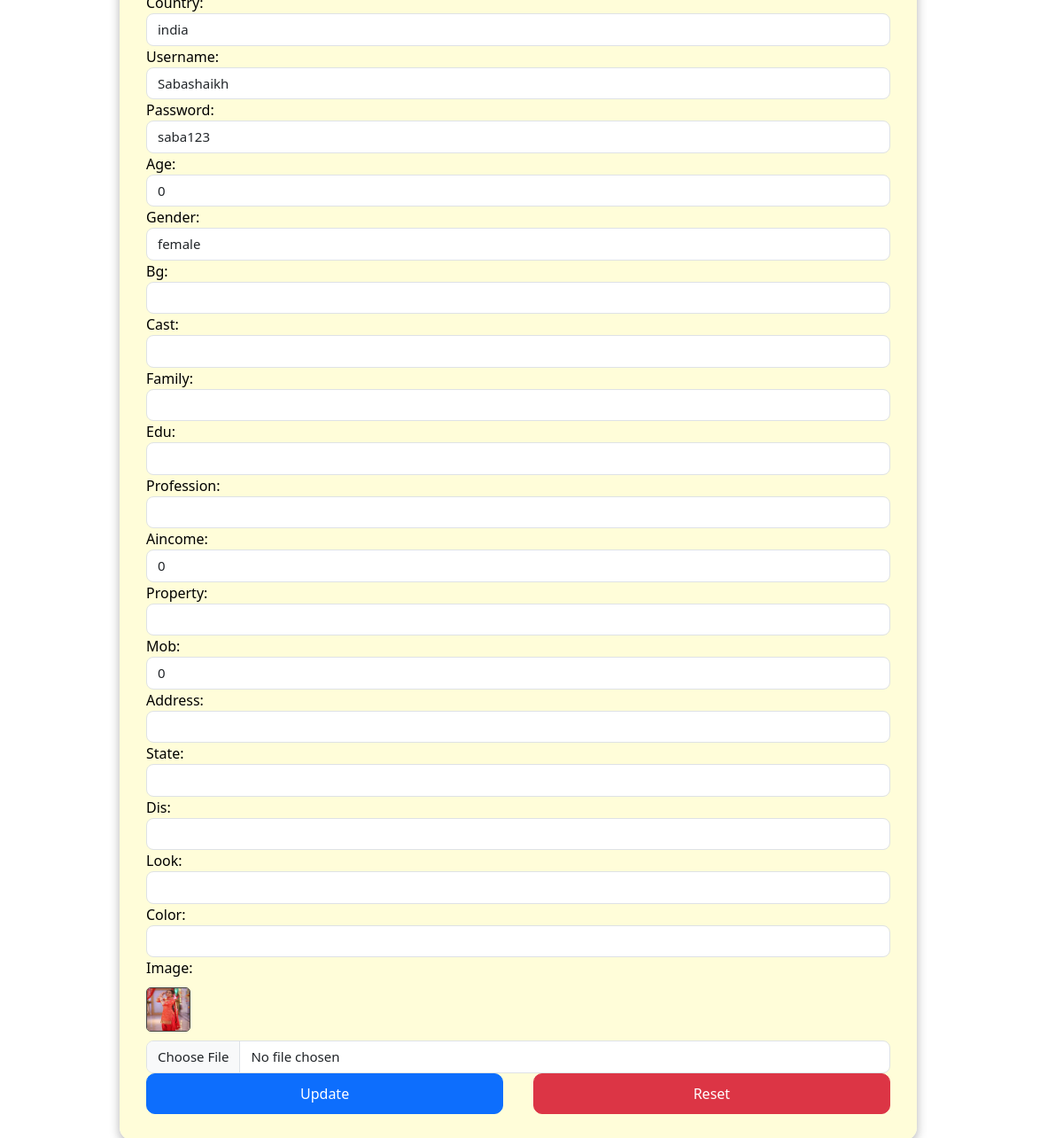
/editn.php (signed in), run on the app's committed database.
### tables this page shows
CREATE TABLE `regi` (
  `cid` int(5) NOT NULL,
  `profile` varchar(20) NOT NULL,
  `fname` varchar(20) NOT NULL,
  `mname` varchar(20) NOT NULL,
  `lname` varchar(20) NOT NULL,
  `dob` varchar(20) NOT NULL,
  `religion` varchar(20) NOT NULL,
  `country` varchar(20) NOT NULL,
  `username` varchar(30) NOT NULL,
  `password` varchar(30) NOT NULL,
  `age` int(5) NOT NULL,
  `gender` varchar(20) NOT NULL,
  `bg` varchar(5) NOT NULL,
  `cast` varchar(20) NOT NULL,
  `family` varchar(20) NOT NULL,
  `edu` varchar(30) NOT NULL,
  `profession` varchar(30) NOT NULL,
  `aincome` bigint(10) NOT NULL,
  `property` varchar(30) NOT NULL,
  `mob` bigint(10) NOT NULL,
  `address` varchar(35) NOT NULL,
  `state` varchar(20) NOT NULL,
  `dis` varchar(20) NOT NULL,
  `look` varchar(20) NOT NULL,
  `color` varchar(20) NOT NULL,
  `image` text NOT NULL,
  `regidate` date NOT NULL,
  `phfirst` text NOT NULL,
  `phsecond` text NOT NULL,
  `phthird` text NOT NULL,
  `phfour` text NOT NULL
);

### editn.php (the view, shortened to what this page needs)
<?php
include("connection.php");
$username = $_SESSION["username"];
$sql = "SELECT * FROM regi WHERE username='$username'";
$result = mysqli_query($conn, $sql);
$row = mysqli_fetch_assoc($result);
extract($row);
?>
<!DOCTYPE html>
<html>
<head>
    <link rel="stylesheet" href="css/bootstrap.min.css">
</head>
<body>
<div class="container">
    <div class="col-md-10 offset-md-1" id="form">
        <form method="POST" enctype="multipart/form-data">
            <?php
            $fields = [
                "profile", "fname", "mname", "lname", "dob", "religion", "country", "username",
                "password", "age", "gender", "bg", "cast", "family", "edu", "profession",
                "aincome", "property", "mob", "address", "state", "dis", "look", "color"
            ];
            foreach ($fields as $field) {
                echo '<div class="form-group">
                        <label>' . ucfirst($field) . ':</label>
                        <input type="text" name="' . $field . '" class="form-control" value="' . $row[$field] . '" required>
                      </div>';
            }
            ?>
            <div class="form-group">
                <label>Image:</label><br>
                <img src="photo/userphoto/<?php echo $image; ?>" height="50" width="50">
                <input type="file" name="image" class="form-control">
            </div>
            <div class="form-group d-flex justify-content-between">
                <input type="submit" class="btn btn-primary" name="submit" value="Update">
                <input type="reset" class="btn btn-danger" value="Reset">
            </div>
        </form>
    </div>
</div>
</body>
</html>

### editn.php (style rules this page uses)
body { margin: 0; padding: 0; background-image: url('sh6.jpg'); background-size: cover; background-position: center; background-repeat: no-repeat; background-attachment: fixed; font-family: 'Segoe UI', sans-serif; height: 100vh; display: flex; justify-content: center; align-items: center; }
#form { background-color: rgba(255, 253, 208, 0.8); padding: 30px; border-radius: 15px; box-shadow: 0 4px 12px rgba(0, 0, 0, 0.3); width: 90%; max-width: 900px; }
.form-group label { font-size: 16px; font-weight: 500; color: #000; }
.form-control { border-radius: 8px; font-size: 15px; }
.btn { border-radius: 10px; font-size: 16px; padding: 10px; width: 48%; }
img { margin: 10px 0; border-radius: 5px; border: 1px solid #444; }

### data on the page
regi: country "india", username "Sabashaikh", password "saba123", age "0", gender "female", aincome "0", mob "0", image (picture)

### other printed values
$field "Username"
$field "Password"
$field "Age"
$field "Gender"
$field "Bg"
$field "Cast"
$field "Family"
$field "Edu"
$field "Profession"
$field "Aincome"
$field "Property"
$field "Mob"
$field "Address"
$field "State"
$field "Dis"
